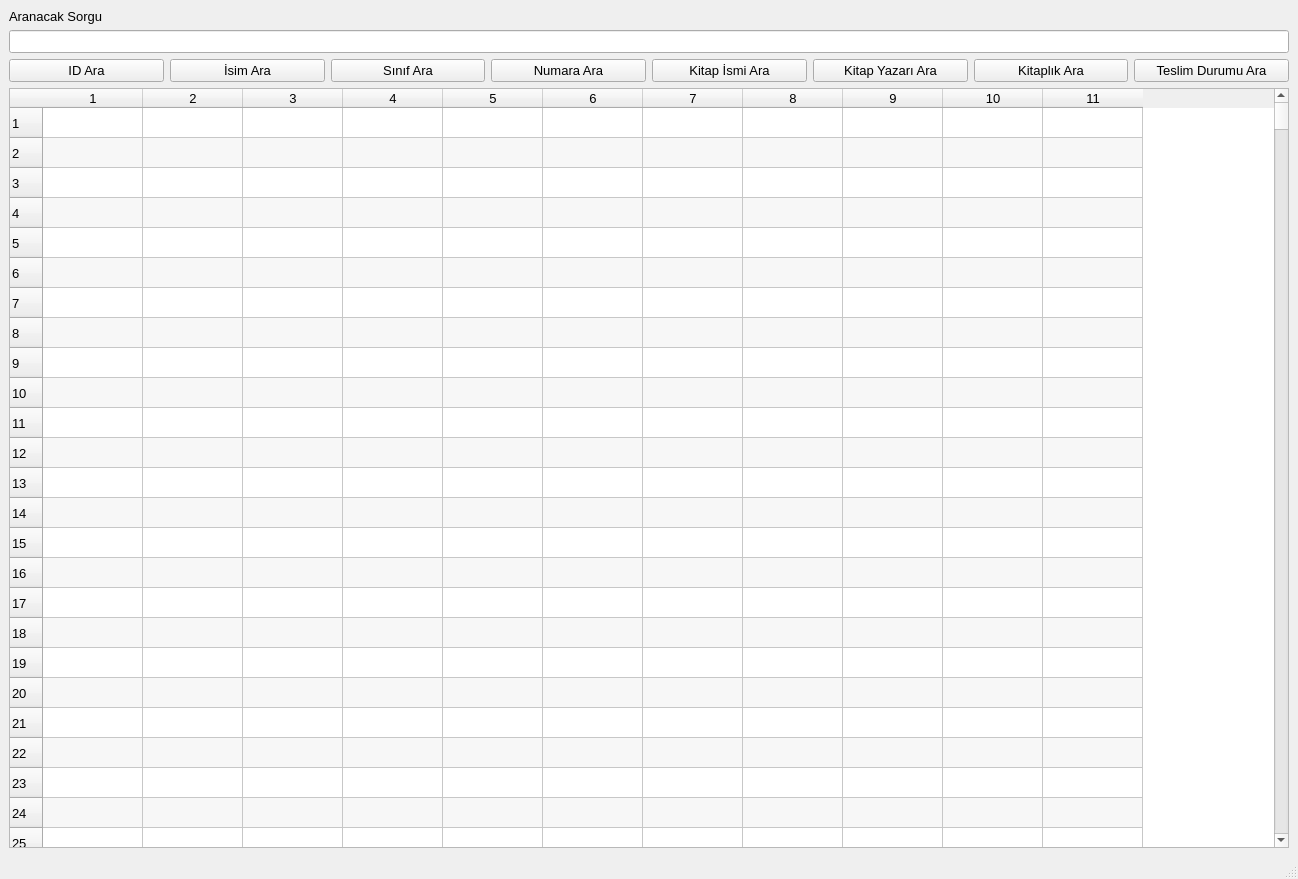
<?xml version="1.0" encoding="UTF-8"?>
<ui version="4.0">
 <class>MainWindow</class>
 <widget class="QMainWindow" name="MainWindow">
  <property name="geometry">
   <rect>
    <x>0</x>
    <y>0</y>
    <width>1298</width>
    <height>879</height>
   </rect>
  </property>
  <property name="font">
   <font>
    <pointsize>10</pointsize>
   </font>
  </property>
  <property name="windowTitle">
   <string>Kayıtlarda Ara</string>
  </property>
  <widget class="QWidget" name="centralwidget">
   <layout class="QGridLayout" name="gridLayout">
    <item row="2" column="1">
     <widget class="QPushButton" name="btnIsimAra">
      <property name="text">
       <string>İsim Ara</string>
      </property>
     </widget>
    </item>
    <item row="2" column="6">
     <widget class="QPushButton" name="btnKitaplikAra">
      <property name="text">
       <string>Kitaplık Ara</string>
      </property>
     </widget>
    </item>
    <item row="2" column="5">
     <widget class="QPushButton" name="btnKitapYazariAra">
      <property name="text">
       <string>Kitap Yazarı Ara</string>
      </property>
     </widget>
    </item>
    <item row="2" column="3">
     <widget class="QPushButton" name="btnNumaraAra">
      <property name="text">
       <string>Numara Ara</string>
      </property>
     </widget>
    </item>
    <item row="2" column="4">
     <widget class="QPushButton" name="btnKitapIsmiAra">
      <property name="text">
       <string>Kitap İsmi Ara</string>
      </property>
     </widget>
    </item>
    <item row="2" column="0">
     <widget class="QPushButton" name="btnIDAra">
      <property name="text">
       <string>ID Ara</string>
      </property>
     </widget>
    </item>
    <item row="2" column="2">
     <widget class="QPushButton" name="btnSinifAra">
      <property name="text">
       <string>Sınıf Ara</string>
      </property>
     </widget>
    </item>
    <item row="2" column="7">
     <widget class="QPushButton" name="btnTeslimDurumuAra">
      <property name="text">
       <string>Teslim Durumu Ara</string>
      </property>
     </widget>
    </item>
    <item row="1" column="0" colspan="8">
     <widget class="QLineEdit" name="sorgu_lineEdit"/>
    </item>
    <item row="0" column="0" colspan="8">
     <widget class="QLabel" name="sorgu_label">
      <property name="text">
       <string>Aranacak Sorgu</string>
      </property>
     </widget>
    </item>
    <item row="3" column="0" colspan="8">
     <widget class="QTableWidget" name="kayit_listesi">
      <property name="alternatingRowColors">
       <bool>true</bool>
      </property>
      <property name="sortingEnabled">
       <bool>true</bool>
      </property>
      <property name="cornerButtonEnabled">
       <bool>false</bool>
      </property>
      <property name="rowCount">
       <number>1000</number>
      </property>
      <property name="columnCount">
       <number>11</number>
      </property>
      <attribute name="horizontalHeaderDefaultSectionSize">
       <number>100</number>
      </attribute>
      <row/>
      <row/>
      <row/>
      <row/>
      <row/>
      <row/>
      <row/>
      <row/>
      <row/>
      <row/>
      <row/>
      <row/>
      <row/>
      <row/>
      <row/>
      <row/>
      <row/>
      <row/>
      <row/>
      <row/>
      <row/>
      <row/>
      <row/>
      <row/>
      <row/>
      <row/>
      <row/>
      <row/>
      <row/>
      <row/>
      <row/>
      <row/>
      <row/>
      <row/>
      <row/>
      <row/>
      <row/>
      <row/>
      <row/>
      <row/>
      <row/>
      <row/>
      <row/>
      <row/>
      <row/>
      <row/>
      <row/>
      <row/>
      <row/>
      <row/>
      <row/>
      <row/>
      <row/>
      <row/>
      <row/>
      <row/>
      <row/>
      <row/>
      <row/>
      <row/>
      <row/>
      <row/>
      <row/>
      <row/>
      <row/>
      <row/>
      <row/>
      <row/>
      <row/>
      <row/>
      <row/>
      <row/>
      <row/>
      <row/>
      <row/>
      <row/>
      <row/>
      <row/>
      <row/>
      <row/>
      <row/>
      <row/>
      <row/>
      <row/>
      <row/>
      <row/>
      <row/>
      <row/>
      <row/>
      <row/>
      <row/>
      <row/>
      <row/>
      <row/>
      <row/>
      <row/>
      <row/>
      <row/>
      <row/>
      <row/>
      <row/>
      <row/>
      <row/>
      <row/>
      <row/>
      <row/>
      <row/>
      <row/>
      <row/>
      <row/>
      <row/>
      <row/>
      <row/>
      <row/>
      <row/>
      <row/>
      <row/>
      <row/>
      <row/>
      <row/>
      <row/>
      <row/>
      <row/>
      <row/>
      <row/>
      <row/>
      <row/>
      <row/>
      <row/>
      <row/>
      <row/>
      <row/>
      <row/>
      <row/>
      <row/>
      <row/>
      <row/>
      <row/>
      <row/>
      <row/>
      <row/>
      <row/>
      <row/>
      <row/>
      <row/>
      <row/>
      <row/>
      <row/>
      <row/>
      <row/>
      <row/>
      <row/>
      <row/>
      <row/>
      <row/>
      <row/>
      <row/>
      <row/>
      <row/>
      <row/>
      <row/>
      <row/>
      <row/>
      <row/>
      <row/>
      <row/>
      <row/>
      <row/>
      <row/>
      <row/>
      <row/>
      <row/>
      <row/>
      <row/>
      <row/>
      <row/>
      <row/>
      <row/>
      <row/>
      <row/>
      <row/>
      <row/>
      <row/>
      <row/>
      <row/>
      <row/>
      <row/>
      <row/>
      <row/>
      <row/>
      <row/>
      <row/>
      <row/>
      <row/>
      <row/>
      <row/>
      <row/>
      <row/>
      <row/>
      <row/>
      <row/>
      <row/>
      <row/>
      <row/>
      <row/>
      <row/>
      <row/>
      <row/>
      <row/>
      <row/>
      <row/>
      <row/>
      <row/>
      <row/>
      <row/>
      <row/>
      <row/>
      <row/>
      <row/>
      <row/>
      <row/>
      <row/>
      <row/>
      <row/>
      <row/>
      <row/>
      <row/>
      <row/>
      <row/>
      <row/>
      <row/>
      <row/>
      <row/>
      <row/>
      <row/>
      <row/>
      <row/>
      <row/>
      <row/>
      <row/>
      <row/>
      <row/>
      <row/>
      <row/>
      <row/>
      <row/>
      <row/>
      <row/>
      <row/>
      <row/>
      <row/>
      <row/>
      <row/>
      <row/>
      <row/>
      <row/>
      <row/>
      <row/>
      <row/>
      <row/>
      <row/>
      <row/>
      <row/>
      <row/>
      <row/>
      <row/>
      <row/>
      <row/>
      <row/>
      <row/>
      <row/>
      <row/>
      <row/>
      <row/>
      <row/>
      <row/>
      <row/>
      <row/>
      <row/>
      <row/>
      <row/>
      <row/>
      <row/>
      <row/>
      <row/>
      <row/>
      <row/>
      <row/>
      <row/>
      <row/>
      <row/>
      <row/>
      <row/>
      <row/>
      <row/>
      <row/>
      <row/>
      <row/>
      <row/>
      <row/>
      <row/>
      <row/>
      <row/>
      <row/>
      <row/>
      <row/>
      <row/>
      <row/>
      <row/>
      <row/>
      <row/>
      <row/>
      <row/>
      <row/>
      <row/>
      <row/>
      <row/>
      <row/>
      <row/>
      <row/>
      <row/>
      <row/>
      <row/>
      <row/>
      <row/>
      <row/>
      <row/>
      <row/>
      <row/>
      <row/>
      <row/>
      <row/>
      <row/>
      <row/>
      <row/>
      <row/>
      <row/>
      <row/>
      <row/>
      <row/>
      <row/>
      <row/>
      <row/>
      <row/>
      <row/>
      <row/>
      <row/>
      <row/>
      <row/>
      <row/>
      <row/>
      <row/>
      <row/>
      <row/>
      <row/>
      <row/>
      <row/>
      <row/>
      <row/>
      <row/>
      <row/>
      <row/>
      <row/>
      <row/>
      <row/>
      <row/>
      <row/>
      <row/>
      <row/>
      <row/>
      <row/>
      <row/>
      <row/>
      <row/>
      <row/>
      <row/>
      <row/>
      <row/>
      <row/>
      <row/>
      <row/>
      <row/>
      <row/>
      <row/>
      <row/>
      <row/>
      <row/>
      <row/>
      <row/>
      <row/>
      <row/>
      <row/>
      <row/>
      <row/>
      <row/>
      <row/>
      <row/>
      <row/>
      <row/>
      <row/>
      <row/>
      <row/>
      <row/>
      <row/>
      <row/>
      <row/>
      <row/>
      <row/>
      <row/>
      <row/>
      <row/>
      <row/>
      <row/>
      <row/>
      <row/>
      <row/>
      <row/>
      <row/>
      <row/>
      <row/>
      <row/>
      <row/>
      <row/>
      <row/>
      <row/>
      <row/>
      <row/>
      <row/>
      <row/>
      <row/>
      <row/>
      <row/>
      <row/>
      <row/>
      <row/>
      <row/>
      <row/>
      <row/>
      <row/>
      <row/>
      <row/>
      <row/>
      <row/>
      <row/>
      <row/>
      <row/>
      <row/>
      <row/>
      <row/>
      <row/>
      <row/>
      <row/>
      <row/>
      <row/>
      <row/>
      <row/>
      <row/>
      <row/>
      <row/>
      <row/>
      <row/>
      <row/>
      <row/>
      <row/>
      <row/>
      <row/>
      <row/>
      <row/>
      <row/>
      <row/>
      <row/>
      <row/>
      <row/>
      <row/>
      <row/>
      <row/>
      <row/>
      <row/>
      <row/>
      <row/>
      <row/>
      <row/>
      <row/>
      <row/>
      <row/>
      <row/>
      <row/>
      <row/>
      <row/>
      <row/>
      <row/>
      <row/>
      <row/>
      <row/>
      <row/>
      <row/>
      <row/>
      <row/>
      <row/>
      <row/>
      <row/>
      <row/>
      <row/>
      <row/>
      <row/>
      <row/>
      <row/>
      <row/>
      <row/>
      <row/>
      <row/>
      <row/>
      <row/>
      <row/>
      <row/>
      <row/>
      <row/>
      <row/>
      <row/>
      <row/>
      <row/>
      <row/>
      <row/>
      <row/>
      <row/>
      <row/>
      <row/>
      <row/>
      <row/>
      <row/>
      <row/>
      <row/>
      <row/>
      <row/>
      <row/>
      <row/>
      <row/>
      <row/>
      <row/>
      <row/>
      <row/>
      <row/>
      <row/>
      <row/>
      <row/>
      <row/>
      <row/>
      <row/>
      <row/>
      <row/>
      <row/>
      <row/>
      <row/>
      <row/>
      <row/>
      <row/>
      <row/>
      <row/>
      <row/>
      <row/>
      <row/>
      <row/>
      <row/>
      <row/>
      <row/>
      <row/>
      <row/>
      <row/>
      <row/>
      <row/>
      <row/>
      <row/>
      <row/>
      <row/>
      <row/>
      <row/>
      <row/>
      <row/>
      <row/>
      <row/>
      <row/>
      <row/>
      <row/>
      <row/>
      <row/>
      <row/>
      <row/>
      <row/>
      <row/>
      <row/>
      <row/>
      <row/>
      <row/>
      <row/>
      <row/>
      <row/>
      <row/>
      <row/>
      <row/>
      <row/>
      <row/>
      <row/>
      <row/>
      <row/>
      <row/>
      <row/>
      <row/>
      <row/>
      <row/>
      <row/>
      <row/>
      <row/>
      <row/>
      <row/>
      <row/>
      <row/>
      <row/>
      <row/>
      <row/>
      <row/>
      <row/>
      <row/>
      <row/>
      <row/>
      <row/>
      <row/>
      <row/>
      <row/>
      <row/>
      <row/>
      <row/>
      <row/>
      <row/>
      <row/>
      <row/>
      <row/>
      <row/>
      <row/>
      <row/>
      <row/>
      <row/>
      <row/>
      <row/>
      <row/>
      <row/>
      <row/>
      <row/>
      <row/>
      <row/>
      <row/>
      <row/>
      <row/>
      <row/>
      <row/>
      <row/>
      <row/>
      <row/>
      <row/>
      <row/>
      <row/>
      <row/>
      <row/>
      <row/>
      <row/>
      <row/>
      <row/>
      <row/>
      <row/>
      <row/>
      <row/>
      <row/>
      <row/>
      <row/>
      <row/>
      <row/>
      <row/>
      <row/>
      <row/>
      <row/>
      <row/>
      <row/>
      <row/>
      <row/>
      <row/>
      <row/>
      <row/>
      <row/>
      <row/>
      <row/>
      <row/>
      <row/>
      <row/>
      <row/>
      <row/>
      <row/>
      <row/>
      <row/>
      <row/>
      <row/>
      <row/>
      <row/>
      <row/>
      <row/>
      <row/>
      <row/>
      <row/>
      <row/>
      <row/>
      <row/>
      <row/>
      <row/>
      <row/>
      <row/>
      <row/>
      <row/>
      <row/>
      <row/>
      <row/>
      <row/>
      <row/>
      <row/>
      <row/>
      <row/>
      <row/>
      <row/>
      <row/>
      <row/>
      <row/>
      <row/>
      <row/>
      <row/>
      <row/>
      <row/>
      <row/>
      <row/>
      <row/>
      <row/>
      <row/>
      <row/>
      <row/>
      <row/>
      <row/>
      <row/>
      <row/>
      <row/>
      <row/>
      <row/>
      <row/>
      <row/>
      <row/>
      <row/>
      <row/>
      <row/>
      <row/>
      <row/>
      <row/>
      <row/>
      <row/>
      <row/>
      <row/>
      <row/>
      <row/>
      <row/>
      <row/>
      <row/>
      <row/>
      <row/>
      <row/>
      <row/>
      <row/>
      <row/>
      <row/>
      <row/>
      <row/>
      <row/>
      <row/>
      <row/>
      <row/>
      <row/>
      <row/>
      <row/>
      <row/>
      <row/>
      <row/>
      <row/>
      <row/>
      <row/>
      <row/>
      <row/>
      <row/>
      <row/>
      <row/>
      <row/>
      <row/>
      <row/>
      <row/>
      <row/>
      <row/>
      <row/>
      <row/>
      <row/>
      <row/>
      <row/>
      <row/>
      <row/>
      <row/>
      <row/>
      <row/>
      <row/>
      <row/>
      <row/>
      <row/>
      <row/>
      <row/>
      <row/>
      <row/>
      <row/>
      <row/>
      <row/>
      <row/>
      <row/>
      <row/>
      <row/>
      <row/>
      <row/>
      <row/>
      <row/>
      <row/>
      <row/>
      <row/>
      <row/>
      <row/>
      <row/>
      <row/>
      <row/>
      <row/>
      <row/>
      <row/>
      <row/>
      <row/>
      <row/>
      <row/>
      <row/>
      <row/>
      <row/>
      <row/>
      <row/>
      <row/>
      <row/>
      <row/>
      <row/>
      <row/>
      <row/>
      <row/>
      <row/>
      <row/>
      <row/>
      <row/>
      <row/>
      <row/>
      <row/>
      <row/>
      <row/>
      <row/>
      <row/>
      <row/>
      <row/>
      <row/>
      <row/>
      <row/>
      <row/>
      <row/>
      <row/>
      <row/>
      <row/>
      <row/>
      <row/>
      <row/>
      <row/>
      <row/>
      <row/>
      <row/>
      <row/>
      <row/>
      <row/>
      <row/>
      <row/>
      <row/>
      <row/>
      <row/>
      <row/>
      <row/>
      <row/>
      <row/>
      <row/>
      <row/>
      <row/>
      <row/>
      <row/>
      <row/>
      <row/>
      <row/>
      <row/>
      <row/>
      <row/>
      <row/>
      <row/>
      <row/>
      <row/>
      <row/>
      <row/>
      <row/>
      <row/>
      <row/>
      <row/>
      <row/>
      <row/>
      <row/>
      <row/>
      <row/>
      <row/>
      <row/>
      <row/>
      <row/>
      <row/>
      <row/>
      <row/>
      <row/>
      <row/>
      <row/>
      <row/>
      <row/>
      <row/>
      <row/>
      <row/>
      <row/>
      <row/>
      <row/>
      <row/>
      <row/>
      <row/>
      <row/>
      <row/>
      <row/>
      <row/>
      <row/>
      <row/>
      <row/>
      <row/>
      <row/>
      <row/>
      <row/>
      <row/>
      <row/>
      <row/>
      <row/>
      <row/>
      <row/>
      <row/>
      <row/>
      <row/>
      <row/>
      <row/>
      <row/>
      <row/>
      <row/>
      <row/>
      <row/>
      <row/>
      <row/>
      <row/>
      <row/>
      <row/>
      <row/>
      <row/>
      <row/>
      <row/>
      <row/>
      <row/>
      <row/>
      <row/>
      <row/>
      <row/>
      <row/>
      <row/>
      <row/>
      <row/>
      <row/>
      <row/>
      <row/>
      <row/>
      <row/>
      <row/>
      <row/>
      <row/>
      <row/>
      <row/>
      <row/>
      <row/>
      <row/>
      <column/>
      <column/>
      <column/>
      <column/>
      <column/>
      <column/>
      <column/>
      <column/>
      <column/>
      <column/>
      <column/>
     </widget>
    </item>
   </layout>
  </widget>
  <widget class="QStatusBar" name="statusbar"/>
 </widget>
 <tabstops>
  <tabstop>sorgu_lineEdit</tabstop>
  <tabstop>btnIDAra</tabstop>
  <tabstop>btnIsimAra</tabstop>
  <tabstop>btnSinifAra</tabstop>
  <tabstop>btnNumaraAra</tabstop>
  <tabstop>btnKitapIsmiAra</tabstop>
  <tabstop>btnKitapYazariAra</tabstop>
  <tabstop>btnKitaplikAra</tabstop>
  <tabstop>btnTeslimDurumuAra</tabstop>
  <tabstop>kayit_listesi</tabstop>
 </tabstops>
 <resources/>
 <connections/>
</ui>
